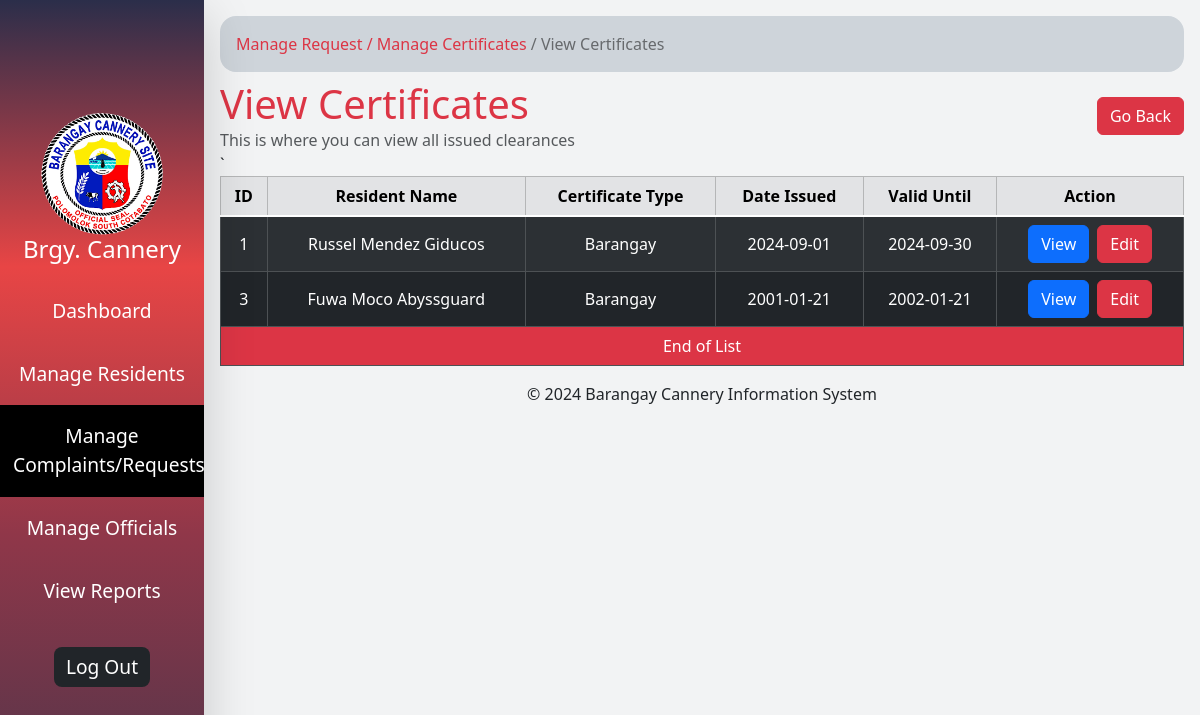
The app's page /view_certificates.php (signed in) with its own data.
### tables this page shows
CREATE TABLE `certificates` (
  `id` int(11) NOT NULL,
  `resident_name` varchar(100) NOT NULL,
  `certificate_type` varchar(100) NOT NULL,
  `date_issued` date NOT NULL,
  `valid_until` date NOT NULL
);

### view_certificates.php (the view, shortened to what this page needs)
<?php require "includes/connection.php";
$sql = "SELECT * FROM certificates";
$result = $conn->query($sql);
?>
<!DOCTYPE html>
<html lang="en">
<head>
</head>
<body class="d-flex">
  <?php include "includes/sidebar.php" ?>
  <div class="min-vh-100 p-3" style="width: 83%">
    <div class="w-100">
      <div id="directory_link" class="p-3 rounded-4 bg-dark-subtle ">
        <a href="manage_com.php" class="text-danger text-decoration-none">Manage Request</a>
        <a href="manage_certificates.php" class="text-decoration-none text-danger">/ Manage Certificates</a>
        <a href="view_certificates.php" class="text-decoration-none text-black-50">/ View Certificates</a>
      </div>
      <div class="d-flex align-items-center justify-content-between  mt-2 gap-2 w-100">
        <div>
          <h1 class="m-0 text-danger">View Certificates</h1>
          <span class="text-muted">This is where you can view all issued clearances</span class="text-muted">
        </div>
        <a href="manage_certificates.php" class="btn btn-danger">Go Back</a>
      </div>
      <div class="table-responsive w-100  ">
        <table class="table table-dark table-striped table-hover table-bordered text-center align-middle">
          <thead class="table-secondary">
            <tr>
              <th class="text-nowrap">ID</th>
              <th class="text-nowrap">Resident Name</th>
              <th class="text-nowrap">Certificate Type</th>
              <th class="text-nowrap">Date Issued</th>
              <th class="text-nowrap">Valid Until</th>
              <th class="text-nowrap">Action</th>`
            </tr>
          </thead>
          <tbody class="table-group-divider">
            <?php
            if ($result->num_rows > 0) {
              while ($row = $result->fetch_assoc()) {
                echo '<tr class="h-100">';
                echo "<td> {$row['id']} </td>";
                echo "<td> {$row['resident_name']} </td>";
                echo "<td> {$row['certificate_type']} </td>";
                echo "<td> {$row['date_issued']} </td>";
                echo "<td> {$row['valid_until']} </td>";
                echo "<td> <div class='d-flex align-items-center justify-content-center gap-2 h-100'> <a href='view_certificate_details.php?id={$row['id']}' class='btn btn-primary'>View</a>  <a href='update_certificate.php?id={$row['id']}' class='btn btn-danger'>Edit</a></td>";
                echo "</tr>";
              }
            } else {
              echo "<tr><td colspan = '6'> No records found </td></tr>";
            }
            ?>
          </tbody>
          <tfoot>
            <tr>
              <td colspan="6" class="text-bg-danger">End of List</td>
            </tr>
          </tfoot>
        </table>
      </div>
    </div>
    <div class="text-center">
      <p>&copy; 2024 Barangay Cannery Information System</p>
    </div>
  </div>
</body>
</html>

### records on screen
certificates: id "1", resident_name "Russel Mendez Giducos", certificate_type "Barangay", date_issued "2024-09-01", valid_until "2024-09-30"
certificates: id "3", resident_name "Fuwa Moco Abyssguard", certificate_type "Barangay", date_issued "2001-01-21", valid_until "2002-01-21"
